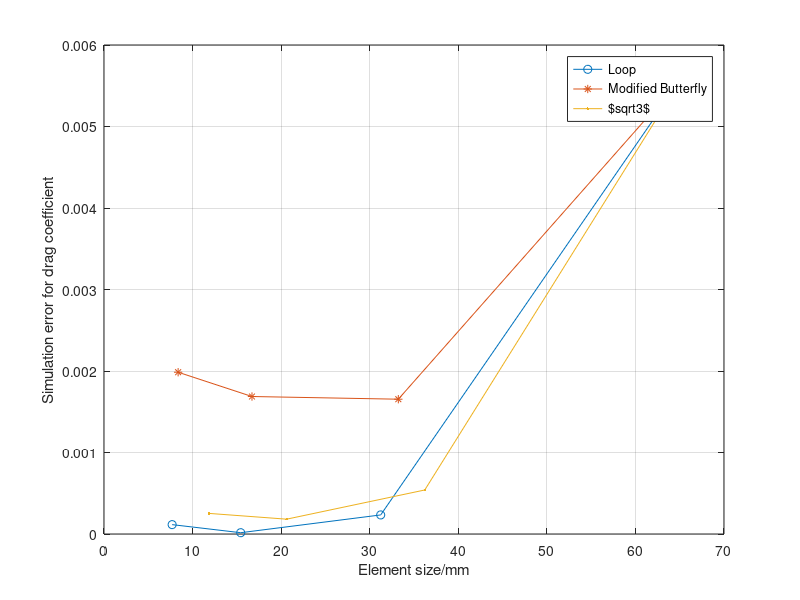

Source code (MATLAB):
clc
clear
%stl model h = 5.9546
%using Limited Resolution
%Irregular sphere
%point at 0.12 0.14
cdLoop = [5.5910E-03 2.3400E-04	1.6000E-05	1.1500E-04];
cdMb   = [5.5910E-03 1.6540E-03	1.6870E-03	1.9850E-03];
cdRoot = [5.5910E-03 5.4000E-04	1.8200E-04	2.5290E-04];

%%point at 0.12 0.14
%pLoop = [8.7500E+01	2.5900E+01	2.4700E+01	3.5000E+00];
%vLoop = [8.1000E-01	1.6000E-01	4.1000E-01	5.7000E-01];
%
%pMb =  [8.7500E+01 4.6000E+01	4.8300E+01	5.7400E+01];
%vMb =  [8.1000E-01 8.5000E-01	1.0900E+00	1.0900E+00];
%
%pRoot = [8.7500E+01 2.2000E+00	1.8700E+01	5.1700E+01];
%vRoot = [8.1000E-01 2.1000E-01	6.0000E-02	6.0000E-02];

hloop = [65.236, 31.240, 15.435,  7.693];
hMb =   [65.236, 33.230, 16.708,  8.369];   
hRoot = [65.236, 36.215, 20.620,  11.839];

figure(1)
plot(hloop,cdLoop,'o-');
hold on
plot(hMb,cdMb,'*-');
hold on
plot(hRoot,cdRoot,'.-');
grid on
xlabel("Element size/mm")
ylabel("Simulation error for drag coefficient")
legend("Loop","Modified Butterfly","$\sqrt{3}$");
